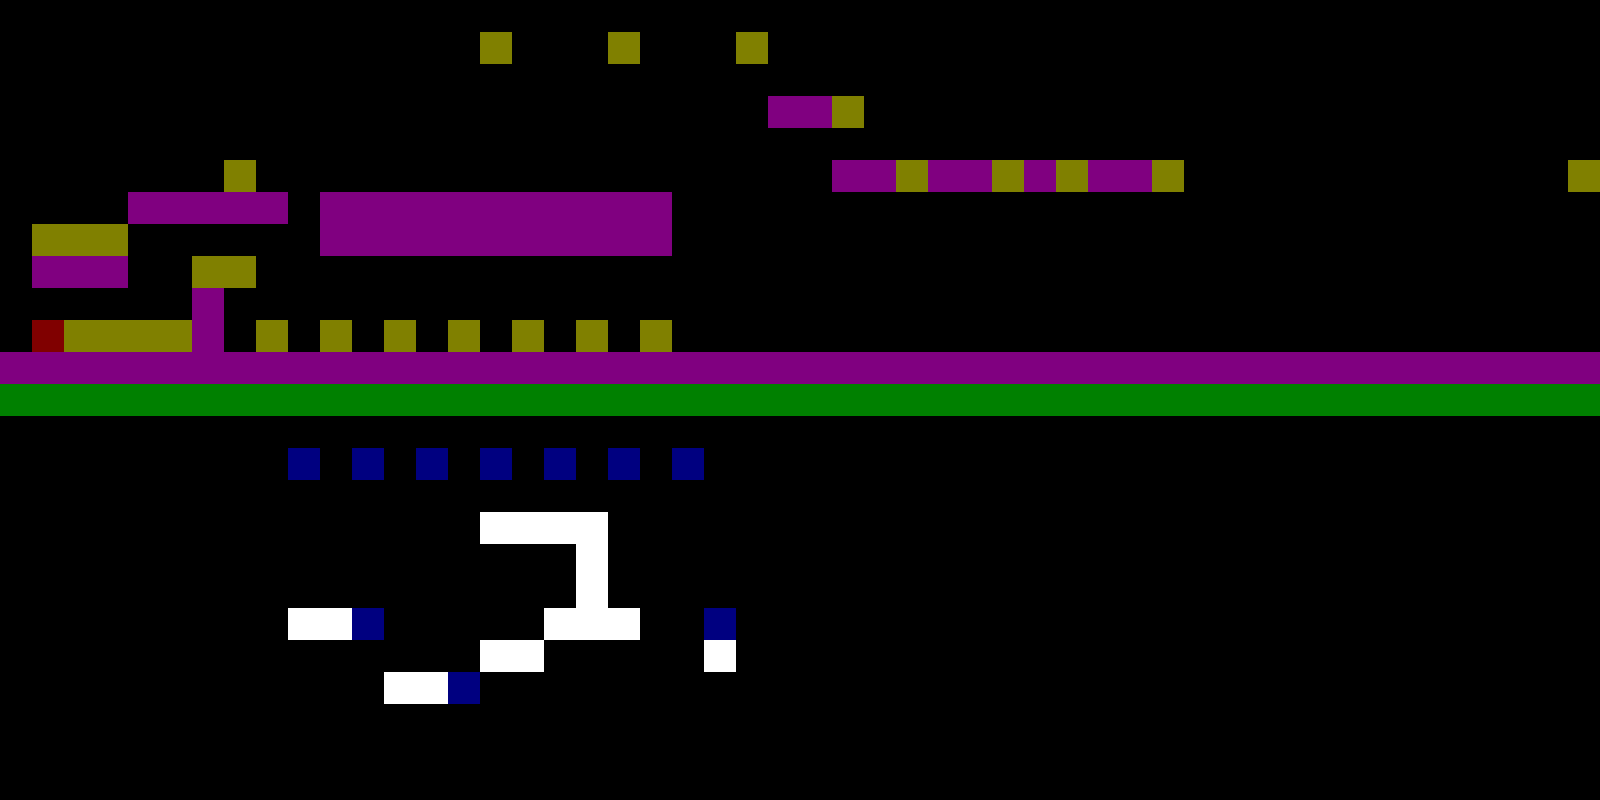

Tiled map render using the project's own tile images. Description and the map definition, with tile-layer contents summarised, below:
An orthogonal 50x25 tile map with 32x32 px tiles, 6 tile layers (whiteStones, blackStones, whiteSpikes, blackSpikes, ...) and 1 object.

<map version="1.0" orientation="orthogonal" width="50" height="25" tilewidth="32" tileheight="32">
 <tileset firstgid="1" name="tileset" tilewidth="32" tileheight="32">
  <image source="tileset.png" width="640" height="640" />
 </tileset>
 <layer name="whiteStones" width="50" height="25">
  <data>[1250 cells, 10 non-empty, 2 distinct tile ids]</data>
 </layer>
 <layer name="blackStones" width="50" height="25">
  <data>[1250 cells, 26 non-empty, 2 distinct tile ids]</data>
 </layer>
 <layer name="whiteSpikes" width="50" height="25">
  <data>[1250 cells, 16 non-empty, 1 distinct tile ids]</data>
 </layer>
 <layer name="blackSpikes" width="50" height="25">
  <data>[1250 cells, 91 non-empty, 1 distinct tile ids]</data>
 </layer>
 <layer name="split" width="50" height="25">
  <data>[1250 cells, 50 non-empty, 1 distinct tile ids]</data>
 </layer>
 <objectgroup name="player" width="50" height="25">
  <object x="16" y="177">
   <ellipse />
  </object>
 </objectgroup>
 <layer name="crystal" width="50" height="25">
  <data>[1250 cells, 1 non-empty, 1 distinct tile ids]</data>
 </layer>
</map>